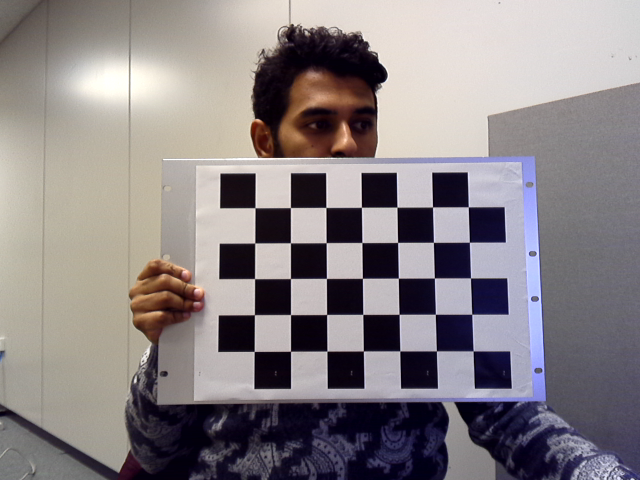
#> input picture Calibration/Normal_lens/calibration_images/left_0.png, 640 x 480 px; its folder holds 6 pictures in this run
$ python calib_single_camera.py
#> lines starting #> are read from the running program, lines starting #| are printed output that depends on the picture
import numpy as np
import cv2 as cv
import glob

cbrow = 7
cbcol = 5

# termination criteria
criteria = (cv.TERM_CRITERIA_EPS + cv.TERM_CRITERIA_MAX_ITER, 30, 0.001)

# prepare object points, like (0,0,0), (1,0,0), (2,0,0) ....,(6,5,0)
objp = np.zeros((cbrow*cbcol,3), np.float32)
objp[:,:2] = np.mgrid[0:cbcol,0:cbrow].T.reshape(-1,2)

# Arrays to store object points and image points from all the images.
objpoints = [] # 3d point in real world space
imgpoints = [] # 2d points in image plane.

for idx in range(0, 19):
	fname = 'calibration_images/left_%d.png' %idx
	img = cv.imread(fname)
#> img is the input picture: shape (480, 640, 3); mean B, G, R 132.5, 130.1, 137.1
	gray = cv.cvtColor(img, cv.COLOR_BGR2GRAY)
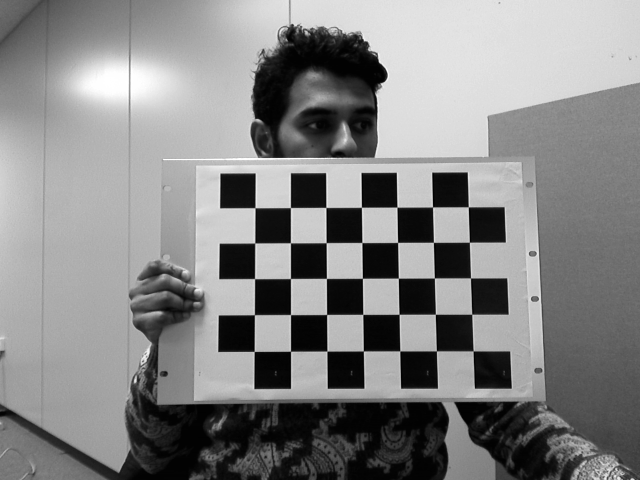
#> gray: shape (480, 640); min 0, max 255, mean 132.4
    # Find the chess board corners
	ret, corners = cv.findChessboardCorners(gray, (cbcol,cbrow), None)
#> ret = True; corners = 35 rows, first 8: [468.3, 206.8], [469.4, 242.2], [470.5, 277.9], [471.8, 314.2], [473.1, 350.9], [432.6, 207], [433.4, 242.3], [434.4, 278]

	# Remove the 5th picture for left and the 14th for right
	# if (idx == 5):
		# ret = 0

    # If found, add object points, image points (after refining them)
	if ret == True:
		#print(idx)
		objpoints.append(objp)
		corners2 = cv.cornerSubPix(gray,corners, (11,11), (-1,-1), criteria)
#> corners2 = 35 rows, first 8: [468.3, 206.8], [469.3, 242.2], [470.5, 277.9], [471.7, 314.2], [473.1, 350.8], [432.5, 207], [433.4, 242.3], [434.4, 278]
		imgpoints.append(corners)
#> pass 2 of the loop `for idx in range(0, 19):`:
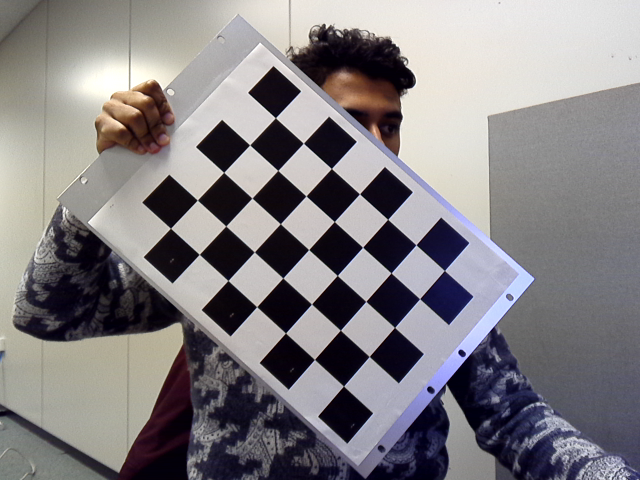
#> input picture Calibration/Normal_lens/calibration_images/left_1.png, 640 x 480 px
#> img is the input picture: shape (480, 640, 3); mean B, G, R 130.4, 127.4, 131.1
#> `gray = cv.cvtColor(img, cv.COLOR_BGR2GRAY)`:
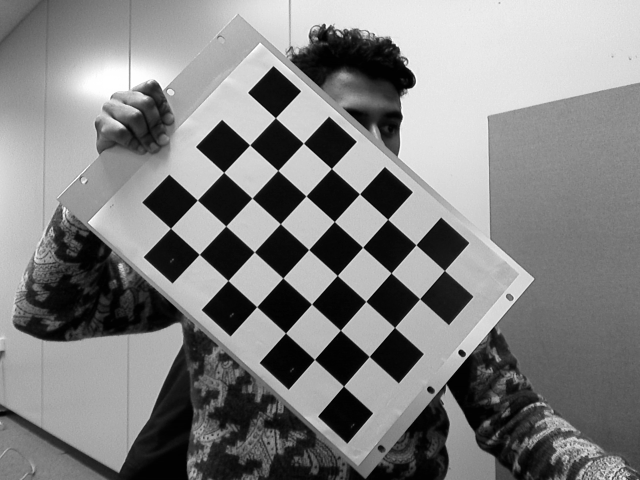
#> gray: shape (480, 640); min 0, max 255, mean 128.9
#> corners = 35 rows, first 8: [444.4, 270.5], [419.6, 298.7], [394.5, 327.4], [369.3, 356.5], [343.5, 386], [416, 244.7], [391.1, 272.8], [365.8, 301.4]
#> corners2 = 35 rows, first 8: [444.4, 270.5], [419.6, 298.7], [394.5, 327.4], [369.2, 356.4], [343.5, 386], [415.9, 244.8], [391.1, 272.9], [365.8, 301.3]
#> pass 3 of the loop `for idx in range(0, 19):`:
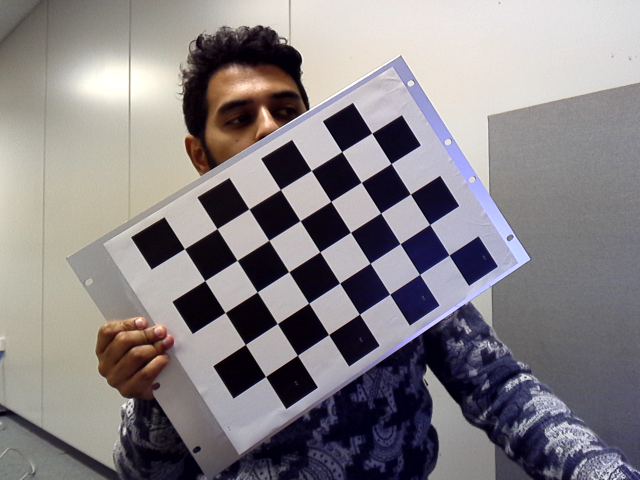
#> input picture Calibration/Normal_lens/calibration_images/left_2.png, 640 x 480 px
#> img is the input picture: shape (480, 640, 3); mean B, G, R 132.9, 129.6, 134.8
#> `gray = cv.cvtColor(img, cv.COLOR_BGR2GRAY)`:
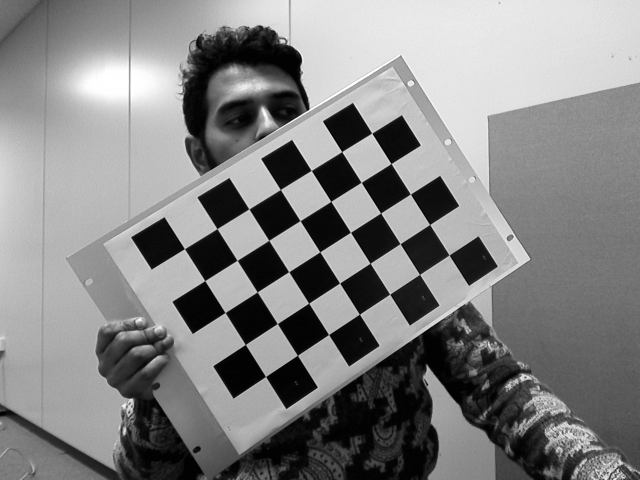
#> gray: shape (480, 640); min 0, max 255, mean 131.5
#> corners = 35 rows, first 8: [371.7, 133.1], [391, 163.5], [410.4, 194], [429.6, 224.5], [449.2, 255], [341.6, 151.6], [361.2, 182.3], [380.6, 213]
#> corners2 = 35 rows, first 8: [371.7, 133.1], [391.1, 163.5], [410.4, 194.1], [429.6, 224.5], [449, 255], [341.7, 151.6], [361.2, 182.3], [380.6, 213]
#> (the run stopped early here; a loop or call above may not have finished)
